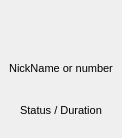
<ui version="4.0" >
 <author></author>
 <comment></comment>
 <exportmacro></exportmacro>
 <class>Form</class>
 <widget class="QWidget" name="Form" >
  <property name="geometry" >
   <rect>
    <x>0</x>
    <y>0</y>
    <width>120</width>
    <height>138</height>
   </rect>
  </property>
  <property name="windowTitle" >
   <string>Form</string>
  </property>
  <layout class="QGridLayout" >
   <property name="margin" >
    <number>9</number>
   </property>
   <property name="spacing" >
    <number>6</number>
   </property>
   <item row="0" column="0" >
    <widget class="QLabel" name="label" >
     <property name="text" >
      <string/>
     </property>
     <property name="pixmap" >
      <pixmap resource="../wengophone.qrc" >:/pics/contact_picture.png</pixmap>
     </property>
     <property name="alignment" >
      <set>Qt::AlignCenter</set>
     </property>
    </widget>
   </item>
   <item row="1" column="0" >
    <widget class="QLabel" name="label_2" >
     <property name="text" >
      <string>&lt;html>&lt;head>&lt;meta name="qrichtext" content="1" />&lt;/head>&lt;body style=" white-space: pre-wrap; font-family:MS Shell Dlg; font-size:8.25pt; font-weight:400; font-style:normal; text-decoration:none;">&lt;p style=" margin-top:0px; margin-bottom:0px; margin-left:0px; margin-right:0px; -qt-block-indent:0; text-indent:0px;">&lt;span style=" font-size:8pt;">NickName or number&lt;/span>&lt;/p>&lt;/body>&lt;/html></string>
     </property>
     <property name="alignment" >
      <set>Qt::AlignCenter</set>
     </property>
    </widget>
   </item>
   <item row="2" column="0" >
    <widget class="QLabel" name="label_3" >
     <property name="text" >
      <string>&lt;html>&lt;head>&lt;meta name="qrichtext" content="1" />&lt;/head>&lt;body style=" white-space: pre-wrap; font-family:MS Shell Dlg; font-size:8.25pt; font-weight:400; font-style:normal; text-decoration:none;">&lt;p style=" margin-top:0px; margin-bottom:0px; margin-left:0px; margin-right:0px; -qt-block-indent:0; text-indent:0px;">&lt;span style=" font-size:8pt;">Status / Duration&lt;/span>&lt;/p>&lt;/body>&lt;/html></string>
     </property>
     <property name="alignment" >
      <set>Qt::AlignCenter</set>
     </property>
    </widget>
   </item>
  </layout>
 </widget>
 <pixmapfunction></pixmapfunction>
 <resources/>
 <connections/>
</ui>
